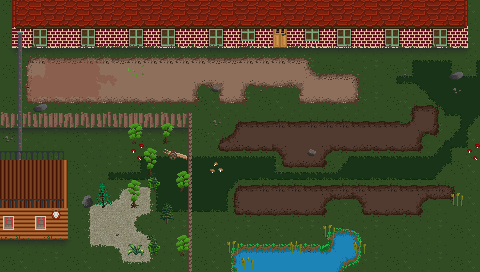

A 2D game scene composited from a Tiled map and its tileset images. What follows is a short description and the map's XML, with each tile layer's data collapsed to a summary:
An orthogonal 30x17 tile map with 16x16 px tiles, 15 tile layers (ground, ground-overlay, ground-overlay2, ground-overlay3, ...) and 29 objects (15x PROP, 9x COLLISIONBOX, 2x LIGHTSOURCE, AREA, SPAWNPOINT, ...).

<map version="1.2" tiledversion="1.3.2" orientation="orthogonal" renderorder="right-down" width="30" height="17" tilewidth="16" tileheight="16" infinite="0" nextlayerid="22" nextobjectid="22" name="tuesday">
 <properties>
  <property name="GRAVITY" type="int" value="0" />
  <property name="minPumpkins" value="4" />
 </properties>
 <tileset firstgid="1" source="tiles-greenhouse.tsx" />
 <layer id="1" name="ground" width="30" height="17">
  <data>[510 cells, 510 non-empty, 10 distinct tile ids]</data>
 </layer>
 <layer id="2" name="ground-overlay" width="30" height="17">
  <data>[510 cells, 222 non-empty, 56 distinct tile ids]</data>
 </layer>
 <layer id="9" name="ground-overlay2" width="30" height="17">
  <data>[510 cells, 133 non-empty, 34 distinct tile ids]</data>
 </layer>
 <layer id="16" name="ground-overlay3" width="30" height="17">
  <data>[510 cells, 0 non-empty, 0 distinct tile ids]</data>
 </layer>
 <layer id="18" name="ground-shadows" width="30" height="17">
  <data>[510 cells, 47 non-empty, 3 distinct tile ids]</data>
 </layer>
 <layer id="19" name="ground-props" width="30" height="17">
  <data>[510 cells, 28 non-empty, 17 distinct tile ids]</data>
 </layer>
 <layer id="3" name="walls" width="30" height="17">
  <data>[510 cells, 96 non-empty, 21 distinct tile ids]</data>
 </layer>
 <objectgroup color="#0033ff" id="10" name="Areas" visible="1">
  <object id="21" type="AREA" x="39" y="60" width="48" height="38">
   <properties>
    <property name="tags" value="refillwater" />
   </properties>
  </object>
 </objectgroup>
 <objectgroup id="11" name="Spawns" visible="1">
  <object id="1" name="farmer" type="SPAWNPOINT" x="272" y="50" width="16" height="16" />
 </objectgroup>
 <objectgroup id="12" name="Props" visible="1">
  <object id="4" type="PROP" x="36" y="63" width="10" height="7">
   <properties>
    <property name="addShadow" type="bool" value="true" />
    <property name="collision" type="bool" value="true" />
    <property name="collisionboxHeight" type="float" value="2.8000000000000003" />
    <property name="collisionboxWidth" value="10.0" />
    <property name="indestructible" type="bool" value="false" />
    <property name="spritesheetName" value="amphora4" />
   </properties>
  </object>
  <object id="5" type="PROP" x="190" y="40" width="16" height="11">
   <properties>
    <property name="addShadow" type="bool" value="true" />
    <property name="collision" type="bool" value="true" />
    <property name="collisionboxHeight" value="11.0" />
    <property name="collisionboxWidth" value="16.0" />
    <property name="indestructible" type="bool" value="false" />
    <property name="spritesheetName" value="lockerroombench2" />
   </properties>
  </object>
  <object id="6" type="PROP" x="173" y="43" width="16" height="10">
   <properties>
    <property name="addShadow" type="bool" value="true" />
    <property name="collision" type="bool" value="true" />
    <property name="collisionboxHeight" value="5.0" />
    <property name="collisionboxWidth" value="16.0" />
    <property name="indestructible" type="bool" value="false" />
    <property name="spritesheetName" value="crate3" />
   </properties>
  </object>
  <object id="7" type="PROP" x="221" y="62" width="15" height="9">
   <properties>
    <property name="addShadow" type="bool" value="true" />
    <property name="collision" type="bool" value="true" />
    <property name="collisionboxHeight" value="4.0" />
    <property name="collisionboxWidth" value="15.0" />
    <property name="indestructible" type="bool" value="false" />
    <property name="spritesheetName" value="dog" />
   </properties>
  </object>
  <object id="26" type="PROP" x="118" y="228" width="14" height="11">
   <properties>
    <property name="addShadow" type="bool" value="true" />
    <property name="collision" type="bool" value="true" />
    <property name="collisionboxHeight" type="float" value="4.4" />
    <property name="collisionboxWidth" type="float" value="5.6000000000000005" />
    <property name="flipHorizontally" type="bool" value="false" />
    <property name="indestructible" type="bool" value="false" />
    <property name="spritesheetName" value="rooster" />
   </properties>
  </object>
  <object id="25" type="PROP" x="106" y="213" width="14" height="11">
   <properties>
    <property name="addShadow" type="bool" value="true" />
    <property name="collision" type="bool" value="true" />
    <property name="collisionboxHeight" type="float" value="4.4" />
    <property name="collisionboxWidth" type="float" value="5.6000000000000005" />
    <property name="flipHorizontally" type="bool" value="true" />
    <property name="indestructible" type="bool" value="false" />
    <property name="spritesheetName" value="rooster" />
   </properties>
  </object>
  <object id="24" type="PROP" x="95" y="149" width="20" height="26">
   <properties>
    <property name="addShadow" type="bool" value="true" />
    <property name="collision" type="bool" value="true" />
    <property name="collisionboxHeight" type="float" value="10.4" />
    <property name="collisionboxWidth" type="float" value="8" />
    <property name="indestructible" type="bool" value="false" />
    <property name="spritesheetName" value="haybale" />
   </properties>
  </object>
  <object id="23" type="PROP" x="105" y="136" width="20" height="26">
   <properties>
    <property name="addShadow" type="bool" value="true" />
    <property name="collision" type="bool" value="true" />
    <property name="collisionboxHeight" type="float" value="10.4" />
    <property name="collisionboxWidth" type="float" value="8" />
    <property name="indestructible" type="bool" value="false" />
    <property name="spritesheetName" value="haybale" />
   </properties>
  </object>
  <object id="22" type="PROP" x="84" y="137" width="20" height="26">
   <properties>
    <property name="addShadow" type="bool" value="true" />
    <property name="collision" type="bool" value="true" />
    <property name="collisionboxHeight" type="float" value="10.4" />
    <property name="collisionboxWidth" type="float" value="8" />
    <property name="indestructible" type="bool" value="false" />
    <property name="spritesheetName" value="haybale" />
   </properties>
  </object>
  </objectgroup>
 <objectgroup id="13" name="Lights" visible="1">
  <!-- 2 objects omitted --></objectgroup>
 <objectgroup id="14" name="Collision" visible="1">
  <!-- 9 objects omitted --></objectgroup>
 <layer id="4" name="walls-overlay1" width="30" height="17">
  <data>[510 cells, 40 non-empty, 12 distinct tile ids]</data>
 </layer>
 <layer id="5" name="walls-overlay2" width="30" height="17">
  <properties>
   <property name="RENDERTYPE" value="OVERLAY" />
  </properties>
  <data>[510 cells, 8 non-empty, 2 distinct tile ids]</data>
 </layer>
 <layer id="6" name="wall-top" width="30" height="17">
  <data>[510 cells, 0 non-empty, 0 distinct tile ids]</data>
 </layer>
 <layer id="8" name="wall-top-overlay" width="30" height="17">
  <data>[510 cells, 6 non-empty, 2 distinct tile ids]</data>
 </layer>
 <layer id="21" name="prop-overlay" width="30" height="17">
  <properties>
   <property name="RENDERTYPE" value="OVERLAY" />
  </properties>
  <data>[510 cells, 11 non-empty, 5 distinct tile ids]</data>
 </layer>
 <layer id="15" name="roof" width="30" height="17">
  <data>[510 cells, 72 non-empty, 11 distinct tile ids]</data>
 </layer>
 <layer id="17" name="roof-overlay" width="30" height="17">
  <properties>
   <property name="RENDERTYPE" value="OVERLAY" />
  </properties>
  <data>[510 cells, 8 non-empty, 1 distinct tile ids]</data>
 </layer>
 <layer id="7" name="foreground" width="30" height="17">
  <data>[510 cells, 0 non-empty, 0 distinct tile ids]</data>
 </layer>
 <objectgroup id="20" name="Emitters" visible="1" />
</map>
<!-- 18 of 29 objects omitted -->
